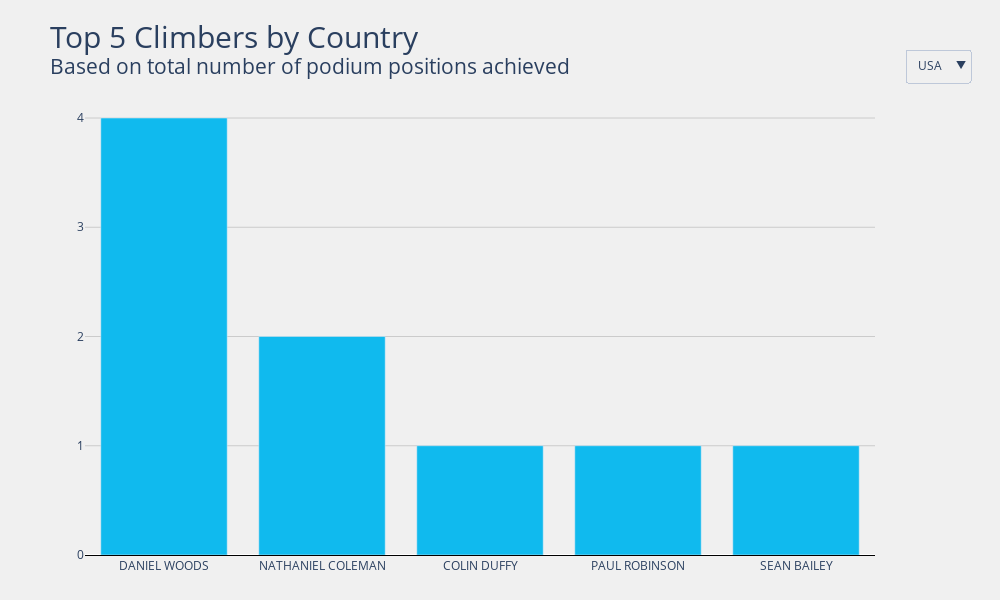

The code cell stored with this chart in its notebook:
### Markdown cell above
## Top Climbers By Country

If we sort by country, we can see the podium counts for individual climbers a bit better. Of particular interest is Austria (AUT), Russia (RUS), and Japan (JPN). With Austria in particular we can see that [Kilian Fischhuber](https://www.ifsc-climbing.org/index.php?option=com_ifsc&task=athlete.display&id=1204) simply *dominated* the scene with a whopping 35 medals won. No other male climber (since 2007) has come even close to that number. Similarly, [Dmitrii Sharafutdinov](https://www.ifsc-climbing.org/index.php?option=com_ifsc&task=athlete.display&id=53) of Russia and [Tomoa Narasaki](https://www.ifsc-climbing.org/index.php?option=com_ifsc&task=athlete.display&id=2276) of Japan have 26 and 25 medals respectively.

### Code cell
def get_top_by_country(df):
    """
    Returns a dataframe showing the top 5 climbers (if applicable)
    grouped by country.
    
    df: dataframe containing results for all bouldering events
    """
    df = df[(df['Rank'] <= 3) & (df['Rank'] > 0)] # Only get climbers on podium
    df = df.groupby(['Country'])[['Name']].value_counts().to_frame(name='Podiums').reset_index() # Each climber's podium count by year    
    df = df.groupby(['Country'], sort=False).head().reset_index(drop=True) # Top 5 climbers per year by country
    return df
    
top_by_country = get_top_by_country(boulder_men_all_results)
title = "Top 5 Climbers by Country<br><sup>Based on total number of podium positions achieved"
gen_bar(top_by_country, 'Country', title)

### Figure 1 — Plotly figure (JSON) as saved in the notebook; plotly's stock layout.template omitted (floating-point values rounded to 4 significant figures)
{"data": [{"marker": {"color": "#10baee"}, "name": "AUT", "type": "bar", "visible": false, "x": ["KILIAN FISCHHUBER", "JAKOB SCHUBERT", "DAVID LAMA", "LUKAS ENNEMOSER"], "y": [35, 11, 4, 1]}, {"marker": {"color": "#10baee"}, "name": "BEL", "type": "bar", "visible": false, "x": ["HANNES VAN DUYSEN"], "y": [1]}, {"marker": {"color": "#10baee"}, "name": "CAN", "type": "bar", "visible": false, "x": ["SEAN MCCOLL"], "y": [14]}, {"marker": {"color": "#10baee"}, "name": "CZE", "type": "bar", "visible": false, "x": ["ADAM ONDRA", "MARTIN STRANIK", "TOMÁS MRÁZEK"], "y": [16, 3, 1]}, {"marker": {"color": "#10baee"}, "name": "FIN", "type": "bar", "visible": false, "x": ["NALLE HUKKATAIVAL"], "y": [1]}, {"marker": {"color": "#10baee"}, "name": "FRA", "type": "bar", "visible": false, "x": ["GUILLAUME GLAIRON MONDET", "MEJDI SCHALCK", "STÉPHAN JULIEN", "MANUEL CORNU", "ALBAN LEVIER"], "y": [9, 5, 3, 3, 2]}, {"marker": {"color": "#10baee"}, "name": "GBR", "type": "bar", "visible": false, "x": ["ANDREW EARL", "MAXIMILLIAN MILNE"], "y": [1, 1]}, {"marker": {"color": "#10baee"}, "name": "GER", "type": "bar", "visible": false, "x": ["JAN HOJER", "JONAS BAUMANN", "YANNICK FLOHÉ", "THOMAS TAUPORN"], "y": [13, 3, 2, 2]}, {"marker": {"color": "#10baee"}, "name": "ISR", "type": "bar", "visible": false, "x": ["ALEX KHAZANOV"], "y": [1]}, {"marker": {"color": "#10baee"}, "name": "ITA", "type": "bar", "visible": false, "x": ["GABRIELE MORONI", "MICHAEL PICCOLRUAZ", "CHRISTIAN CORE"], "y": [5, 1, 1]}, {"marker": {"color": "#10baee"}, "name": "JPN", "type": "bar", "visible": false, "x": ["TOMOA NARASAKI", "YOSHIYUKI OGATA", "KOKORO FUJII", "REI SUGIMOTO", "TSUKURU HORI"], "y": [25, 10, 9, 5, 5]}, {"marker": {"color": "#10baee"}, "name": "KOR", "type": "bar", "visible": false, "x": ["JONGWON CHON", "DOHYUN LEE"], "y": [12, 1]}, {"marker": {"color": "#10baee"}, "name": "NED", "type": "bar", "visible": false, "x": ["JORG VERHOEVEN"], "y": [7]}, {"marker": {"color": "#10baee"}, "name": "RUS", "type": "bar", "visible": false, "x": ["DMITRII SHARAFUTDINOV", "RUSTAM GELMANOV", "ALEKSEY RUBTSOV", "VICTOR KOZLOV", "SERGEI LUZHETSKII"], "y": [26, 19, 14, 1, 1]}, {"marker": {"color": "#10baee"}, "name": "SLO", "type": "bar", "visible": false, "x": ["JERNEJ KRUDER", "GREGOR VEZONIK", "ANZE PEHARC", "KLEMEN BECAN"], "y": [8, 4, 2, 2]}, {"marker": {"color": "#10baee"}, "name": "SUI", "type": "bar", "visible": false, "x": ["CÉDRIC LACHAT"], "y": [3]}, {"marker": {"color": "#10baee"}, "name": "UKR", "type": "bar", "visible": false, "x": ["MYKHAYLO SHALAGIN", "STANISLAV KLESHNOV"], "y": [2, 1]}, {"marker": {"color": "#10baee"}, "name": "USA", "type": "bar", "visible": true, "x": ["DANIEL WOODS", "NATHANIEL COLEMAN", "COLIN DUFFY", "PAUL ROBINSON", "SEAN BAILEY"], "y": [4, 2, 1, 1, 1]}], "layout": {"height": 600, "margin": {"b": 45, "l": 85, "r": 125, "t": 95}, "paper_bgcolor": "#f0f0f0", "plot_bgcolor": "#f0f0f0", "title": {"font": {"size": 30}, "text": "Top 5 Climbers by Country<br><sup>Based on total number of podium positions achieved"}, "updatemenus": [{"active": 17, "buttons": [{"args": [{"showlegend": false, "title": "AUT", "visible": [true, false, false, false, false, false, false, false, false, false, false, false, false, false, false, false, false, false]}], "label": "AUT", "method": "update"}, {"args": [{"showlegend": false, "title": "BEL", "visible": [false, true, false, false, false, false, false, false, false, false, false, false, false, false, false, false, false, false]}], "label": "BEL", "method": "update"}, {"args": [{"showlegend": false, "title": "CAN", "visible": [false, false, true, false, false, false, false, false, false, false, false, false, false, false, false, false, false, false]}], "label": "CAN", "method": "update"}, {"args": [{"showlegend": false, "title": "CZE", "visible": [false, false, false, true, false, false, false, false, false, false, false, false, false, false, false, false, false, false]}], "label": "CZE", "method": "update"}, {"args": [{"showlegend": false, "title": "FIN", "visible": [false, false, false, false, true, false, false, false, false, false, false, false, false, false, false, false, false, false]}], "label": "FIN", "method": "update"}, {"args": [{"showlegend": false, "title": "FRA", "visible": [false, false, false, false, false, true, false, false, false, false, false, false, false, false, false, false, false, false]}], "label": "FRA", "method": "update"}, {"args": [{"showlegend": false, "title": "GBR", "visible": [false, false, false, false, false, false, true, false, false, false, false, false, false, false, false, false, false, false]}], "label": "GBR", "method": "update"}, {"args": [{"showlegend": false, "title": "GER", "visible": [false, false, false, false, false, false, false, true, false, false, false, false, false, false, false, false, false, false]}], "label": "GER", "method": "update"}, {"args": [{"showlegend": false, "title": "ISR", "visible": [false, false, false, false, false, false, false, false, true, false, false, false, false, false, false, false, false, false]}], "label": "ISR", "method": "update"}, {"args": [{"showlegend": false, "title": "ITA", "visible": [false, false, false, false, false, false, false, false, false, true, false, false, false, false, false, false, false, false]}], "label": "ITA", "method": "update"}, {"args": [{"showlegend": false, "title": "JPN", "visible": [false, false, false, false, false, false, false, false, false, false, true, false, false, false, false, false, false, false]}], "label": "JPN", "method": "update"}, {"args": [{"showlegend": false, "title": "KOR", "visible": [false, false, false, false, false, false, false, false, false, false, false, true, false, false, false, false, false, false]}], "label": "KOR", "method": "update"}, {"args": [{"showlegend": false, "title": "NED", "visible": [false, false, false, false, false, false, false, false, false, false, false, false, true, false, false, false, false, false]}], "label": "NED", "method": "update"}, {"args": [{"showlegend": false, "title": "RUS", "visible": [false, false, false, false, false, false, false, false, false, false, false, false, false, true, false, false, false, false]}], "label": "RUS", "method": "update"}, {"args": [{"showlegend": false, "title": "SLO", "visible": [false, false, false, false, false, false, false, false, false, false, false, false, false, false, true, false, false, false]}], "label": "SLO", "method": "update"}, {"args": [{"showlegend": false, "title": "SUI", "visible": [false, false, false, false, false, false, false, false, false, false, false, false, false, false, false, true, false, false]}], "label": "SUI", "method": "update"}, {"args": [{"showlegend": false, "title": "UKR", "visible": [false, false, false, false, false, false, false, false, false, false, false, false, false, false, false, false, true, false]}], "label": "UKR", "method": "update"}, {"args": [{"showlegend": false, "title": "USA", "visible": [false, false, false, false, false, false, false, false, false, false, false, false, false, false, false, false, false, true]}], "label": "USA", "method": "update"}], "x": 1.12, "xanchor": "right", "y": 1.1, "yanchor": "top"}], "width": 1000, "xaxis": {"autorange": true, "linecolor": "black", "range": [-0.5, 4.5], "showline": true, "title": {}, "type": "category"}, "yaxis": {"autorange": true, "gridcolor": "#cbcbcb", "range": [0, 4.211], "showticklabels": true, "tickvals": [0, 1, 2, 3, 4, 5, 6, 7, 8, 9, 10, 11, 12, 13, 14, 15, 16, 17, 18, 19, 20, 21, 22, 23, 24, 25, 26, 27, 28, 29, 30, 31, 32, 33, 34], "title": {}, "type": "linear"}}}
